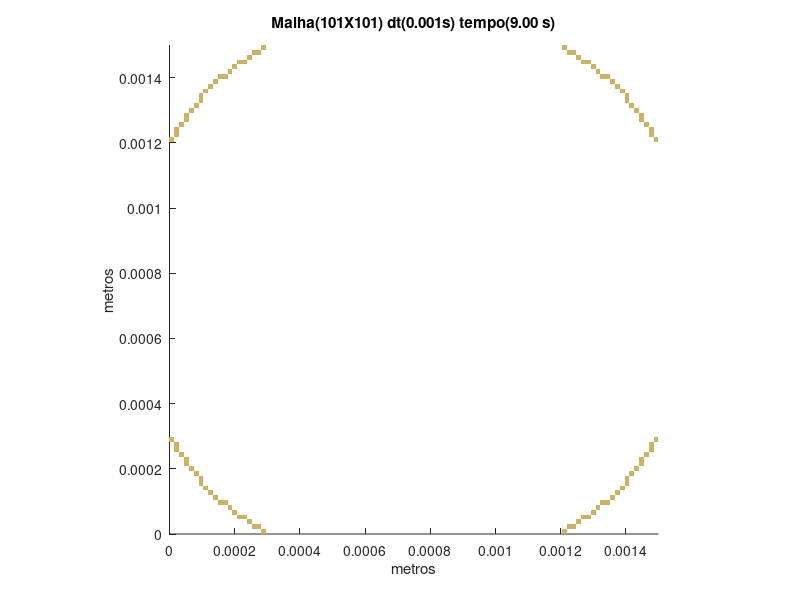

Reproduce this figure in MATLAB.
set (gca,'PlotBoxAspectRatio',[1 1 1],'Xlim',[0,0.0015],'Ylim',[0,0.0015])
hold on
title('Malha(101X101) dt(0.001s) tempo(9.00 s)')
hold on
ylabel('metros')
hold on
xlabel('metros')
hold on

fill([0.000282178217821782 0.000282178217821782 0.000297029702970297 0.000297029702970297],[0 1.48514851485149E-05 1.48514851485149E-05 0],[0.8,0.7,0.4],'LineStyle','none')

fill([0.0012029702970297 0.0012029702970297 0.00121782178217822 0.00121782178217822],[0 1.48514851485149E-05 1.48514851485149E-05 0],[0.8,0.7,0.4],'LineStyle','none')

fill([0.000252475247524752 0.000252475247524752 0.000267326732673267 0.000267326732673267],[1.48514851485149E-05 2.97029702970297E-05 2.97029702970297E-05 1.48514851485149E-05],[0.8,0.7,0.4],'LineStyle','none')

fill([0.000267326732673267 0.000267326732673267 0.000282178217821782 0.000282178217821782],[1.48514851485149E-05 2.97029702970297E-05 2.97029702970297E-05 1.48514851485149E-05],[0.8,0.7,0.4],'LineStyle','none')

fill([0.00121782178217822 0.00121782178217822 0.00123267326732673 0.00123267326732673],[1.48514851485149E-05 2.97029702970297E-05 2.97029702970297E-05 1.48514851485149E-05],[0.8,0.7,0.4],'LineStyle','none')

fill([0.00123267326732673 0.00123267326732673 0.00124752475247525 0.00124752475247525],[1.48514851485149E-05 2.97029702970297E-05 2.97029702970297E-05 1.48514851485149E-05],[0.8,0.7,0.4],'LineStyle','none')

fill([0.000237623762376238 0.000237623762376238 0.000252475247524752 0.000252475247524752],[2.97029702970297E-05 4.45544554455446E-05 4.45544554455446E-05 2.97029702970297E-05],[0.8,0.7,0.4],'LineStyle','none')

fill([0.00124752475247525 0.00124752475247525 0.00126237623762376 0.00126237623762376],[2.97029702970297E-05 4.45544554455446E-05 4.45544554455446E-05 2.97029702970297E-05],[0.8,0.7,0.4],'LineStyle','none')

fill([0.000207920792079208 0.000207920792079208 0.000222772277227723 0.000222772277227723],[4.45544554455446E-05 5.94059405940594E-05 5.94059405940594E-05 4.45544554455446E-05],[0.8,0.7,0.4],'LineStyle','none')

fill([0.000222772277227723 0.000222772277227723 0.000237623762376238 0.000237623762376238],[4.45544554455446E-05 5.94059405940594E-05 5.94059405940594E-05 4.45544554455446E-05],[0.8,0.7,0.4],'LineStyle','none')

fill([0.00126237623762376 0.00126237623762376 0.00127722772277228 0.00127722772277228],[4.45544554455446E-05 5.94059405940594E-05 5.94059405940594E-05 4.45544554455446E-05],[0.8,0.7,0.4],'LineStyle','none')

fill([0.00127722772277228 0.00127722772277228 0.00129207920792079 0.00129207920792079],[4.45544554455446E-05 5.94059405940594E-05 5.94059405940594E-05 4.45544554455446E-05],[0.8,0.7,0.4],'LineStyle','none')

fill([0.000193069306930693 0.000193069306930693 0.000207920792079208 0.000207920792079208],[5.94059405940594E-05 7.42574257425743E-05 7.42574257425743E-05 5.94059405940594E-05],[0.8,0.7,0.4],'LineStyle','none')

fill([0.00129207920792079 0.00129207920792079 0.00130693069306931 0.00130693069306931],[5.94059405940594E-05 7.42574257425743E-05 7.42574257425743E-05 5.94059405940594E-05],[0.8,0.7,0.4],'LineStyle','none')

fill([0.000178217821782178 0.000178217821782178 0.000193069306930693 0.000193069306930693],[7.42574257425743E-05 8.91089108910891E-05 8.91089108910891E-05 7.42574257425743E-05],[0.8,0.7,0.4],'LineStyle','none')

fill([0.00130693069306931 0.00130693069306931 0.00132178217821782 0.00132178217821782],[7.42574257425743E-05 8.91089108910891E-05 8.91089108910891E-05 7.42574257425743E-05],[0.8,0.7,0.4],'LineStyle','none')

fill([0.000148514851485149 0.000148514851485149 0.000163366336633663 0.000163366336633663],[8.91089108910891E-05 0.000103960396039604 0.000103960396039604 8.91089108910891E-05],[0.8,0.7,0.4],'LineStyle','none')

fill([0.000163366336633663 0.000163366336633663 0.000178217821782178 0.000178217821782178],[8.91089108910891E-05 0.000103960396039604 0.000103960396039604 8.91089108910891E-05],[0.8,0.7,0.4],'LineStyle','none')

fill([0.00132178217821782 0.00132178217821782 0.00133663366336634 0.00133663366336634],[8.91089108910891E-05 0.000103960396039604 0.000103960396039604 8.91089108910891E-05],[0.8,0.7,0.4],'LineStyle','none')

fill([0.00133663366336634 0.00133663366336634 0.00135148514851485 0.00135148514851485],[8.91089108910891E-05 0.000103960396039604 0.000103960396039604 8.91089108910891E-05],[0.8,0.7,0.4],'LineStyle','none')

fill([0.000133663366336634 0.000133663366336634 0.000148514851485149 0.000148514851485149],[0.000103960396039604 0.000118811881188119 0.000118811881188119 0.000103960396039604],[0.8,0.7,0.4],'LineStyle','none')

fill([0.00135148514851485 0.00135148514851485 0.00136633663366337 0.00136633663366337],[0.000103960396039604 0.000118811881188119 0.000118811881188119 0.000103960396039604],[0.8,0.7,0.4],'LineStyle','none')

fill([0.000118811881188119 0.000118811881188119 0.000133663366336634 0.000133663366336634],[0.000118811881188119 0.000133663366336634 0.000133663366336634 0.000118811881188119],[0.8,0.7,0.4],'LineStyle','none')

fill([0.00136633663366337 0.00136633663366337 0.00138118811881188 0.00138118811881188],[0.000118811881188119 0.000133663366336634 0.000133663366336634 0.000118811881188119],[0.8,0.7,0.4],'LineStyle','none')

fill([0.000103960396039604 0.000103960396039604 0.000118811881188119 0.000118811881188119],[0.000133663366336634 0.000148514851485149 0.000148514851485149 0.000133663366336634],[0.8,0.7,0.4],'LineStyle','none')

fill([0.00138118811881188 0.00138118811881188 0.0013960396039604 0.0013960396039604],[0.000133663366336634 0.000148514851485149 0.000148514851485149 0.000133663366336634],[0.8,0.7,0.4],'LineStyle','none')

fill([8.91089108910891E-05 8.91089108910891E-05 0.000103960396039604 0.000103960396039604],[0.000148514851485149 0.000163366336633663 0.000163366336633663 0.000148514851485149],[0.8,0.7,0.4],'LineStyle','none')

fill([0.0013960396039604 0.0013960396039604 0.00141089108910891 0.00141089108910891],[0.000148514851485149 0.000163366336633663 0.000163366336633663 0.000148514851485149],[0.8,0.7,0.4],'LineStyle','none')

fill([8.91089108910891E-05 8.91089108910891E-05 0.000103960396039604 0.000103960396039604],[0.000163366336633663 0.000178217821782178 0.000178217821782178 0.000163366336633663],[0.8,0.7,0.4],'LineStyle','none')

fill([0.0013960396039604 0.0013960396039604 0.00141089108910891 0.00141089108910891],[0.000163366336633663 0.000178217821782178 0.000178217821782178 0.000163366336633663],[0.8,0.7,0.4],'LineStyle','none')

fill([7.42574257425743E-05 7.42574257425743E-05 8.91089108910891E-05 8.91089108910891E-05],[0.000178217821782178 0.000193069306930693 0.000193069306930693 0.000178217821782178],[0.8,0.7,0.4],'LineStyle','none')

fill([0.00141089108910891 0.00141089108910891 0.00142574257425743 0.00142574257425743],[0.000178217821782178 0.000193069306930693 0.000193069306930693 0.000178217821782178],[0.8,0.7,0.4],'LineStyle','none')

fill([5.94059405940594E-05 5.94059405940594E-05 7.42574257425743E-05 7.42574257425743E-05],[0.000193069306930693 0.000207920792079208 0.000207920792079208 0.000193069306930693],[0.8,0.7,0.4],'LineStyle','none')

fill([0.00142574257425743 0.00142574257425743 0.00144059405940594 0.00144059405940594],[0.000193069306930693 0.000207920792079208 0.000207920792079208 0.000193069306930693],[0.8,0.7,0.4],'LineStyle','none')

fill([4.45544554455446E-05 4.45544554455446E-05 5.94059405940594E-05 5.94059405940594E-05],[0.000207920792079208 0.000222772277227723 0.000222772277227723 0.000207920792079208],[0.8,0.7,0.4],'LineStyle','none')

fill([0.00144059405940594 0.00144059405940594 0.00145544554455446 0.00145544554455446],[0.000207920792079208 0.000222772277227723 0.000222772277227723 0.000207920792079208],[0.8,0.7,0.4],'LineStyle','none')

fill([4.45544554455446E-05 4.45544554455446E-05 5.94059405940594E-05 5.94059405940594E-05],[0.000222772277227723 0.000237623762376238 0.000237623762376238 0.000222772277227723],[0.8,0.7,0.4],'LineStyle','none')

fill([0.00144059405940594 0.00144059405940594 0.00145544554455446 0.00145544554455446],[0.000222772277227723 0.000237623762376238 0.000237623762376238 0.000222772277227723],[0.8,0.7,0.4],'LineStyle','none')

fill([2.97029702970297E-05 2.97029702970297E-05 4.45544554455446E-05 4.45544554455446E-05],[0.000237623762376238 0.000252475247524752 0.000252475247524752 0.000237623762376238],[0.8,0.7,0.4],'LineStyle','none')

fill([0.00145544554455446 0.00145544554455446 0.00147029702970297 0.00147029702970297],[0.000237623762376238 0.000252475247524752 0.000252475247524752 0.000237623762376238],[0.8,0.7,0.4],'LineStyle','none')

fill([1.48514851485149E-05 1.48514851485149E-05 2.97029702970297E-05 2.97029702970297E-05],[0.000252475247524752 0.000267326732673267 0.000267326732673267 0.000252475247524752],[0.8,0.7,0.4],'LineStyle','none')

fill([0.00147029702970297 0.00147029702970297 0.00148514851485149 0.00148514851485149],[0.000252475247524752 0.000267326732673267 0.000267326732673267 0.000252475247524752],[0.8,0.7,0.4],'LineStyle','none')

fill([1.48514851485149E-05 1.48514851485149E-05 2.97029702970297E-05 2.97029702970297E-05],[0.000267326732673267 0.000282178217821782 0.000282178217821782 0.000267326732673267],[0.8,0.7,0.4],'LineStyle','none')

fill([0.00147029702970297 0.00147029702970297 0.00148514851485149 0.00148514851485149],[0.000267326732673267 0.000282178217821782 0.000282178217821782 0.000267326732673267],[0.8,0.7,0.4],'LineStyle','none')

fill([0 0 1.48514851485149E-05 1.48514851485149E-05],[0.000282178217821782 0.000297029702970297 0.000297029702970297 0.000282178217821782],[0.8,0.7,0.4],'LineStyle','none')

fill([0.00148514851485149 0.00148514851485149 0.0015 0.0015],[0.000282178217821782 0.000297029702970297 0.000297029702970297 0.000282178217821782],[0.8,0.7,0.4],'LineStyle','none')

fill([0 0 1.48514851485149E-05 1.48514851485149E-05],[0.0012029702970297 0.00121782178217822 0.00121782178217822 0.0012029702970297],[0.8,0.7,0.4],'LineStyle','none')

fill([0.00148514851485149 0.00148514851485149 0.0015 0.0015],[0.0012029702970297 0.00121782178217822 0.00121782178217822 0.0012029702970297],[0.8,0.7,0.4],'LineStyle','none')

fill([1.48514851485149E-05 1.48514851485149E-05 2.97029702970297E-05 2.97029702970297E-05],[0.00121782178217822 0.00123267326732673 0.00123267326732673 0.00121782178217822],[0.8,0.7,0.4],'LineStyle','none')

fill([0.00147029702970297 0.00147029702970297 0.00148514851485149 0.00148514851485149],[0.00121782178217822 0.00123267326732673 0.00123267326732673 0.00121782178217822],[0.8,0.7,0.4],'LineStyle','none')

fill([1.48514851485149E-05 1.48514851485149E-05 2.97029702970297E-05 2.97029702970297E-05],[0.00123267326732673 0.00124752475247525 0.00124752475247525 0.00123267326732673],[0.8,0.7,0.4],'LineStyle','none')

fill([0.00147029702970297 0.00147029702970297 0.00148514851485149 0.00148514851485149],[0.00123267326732673 0.00124752475247525 0.00124752475247525 0.00123267326732673],[0.8,0.7,0.4],'LineStyle','none')

fill([2.97029702970297E-05 2.97029702970297E-05 4.45544554455446E-05 4.45544554455446E-05],[0.00124752475247525 0.00126237623762376 0.00126237623762376 0.00124752475247525],[0.8,0.7,0.4],'LineStyle','none')

fill([0.00145544554455446 0.00145544554455446 0.00147029702970297 0.00147029702970297],[0.00124752475247525 0.00126237623762376 0.00126237623762376 0.00124752475247525],[0.8,0.7,0.4],'LineStyle','none')

fill([4.45544554455446E-05 4.45544554455446E-05 5.94059405940594E-05 5.94059405940594E-05],[0.00126237623762376 0.00127722772277228 0.00127722772277228 0.00126237623762376],[0.8,0.7,0.4],'LineStyle','none')

fill([0.00144059405940594 0.00144059405940594 0.00145544554455446 0.00145544554455446],[0.00126237623762376 0.00127722772277228 0.00127722772277228 0.00126237623762376],[0.8,0.7,0.4],'LineStyle','none')

fill([4.45544554455446E-05 4.45544554455446E-05 5.94059405940594E-05 5.94059405940594E-05],[0.00127722772277228 0.00129207920792079 0.00129207920792079 0.00127722772277228],[0.8,0.7,0.4],'LineStyle','none')

fill([0.00144059405940594 0.00144059405940594 0.00145544554455446 0.00145544554455446],[0.00127722772277228 0.00129207920792079 0.00129207920792079 0.00127722772277228],[0.8,0.7,0.4],'LineStyle','none')

fill([5.94059405940594E-05 5.94059405940594E-05 7.42574257425743E-05 7.42574257425743E-05],[0.00129207920792079 0.00130693069306931 0.00130693069306931 0.00129207920792079],[0.8,0.7,0.4],'LineStyle','none')

fill([0.00142574257425743 0.00142574257425743 0.00144059405940594 0.00144059405940594],[0.00129207920792079 0.00130693069306931 0.00130693069306931 0.00129207920792079],[0.8,0.7,0.4],'LineStyle','none')

fill([7.42574257425743E-05 7.42574257425743E-05 8.91089108910891E-05 8.91089108910891E-05],[0.00130693069306931 0.00132178217821782 0.00132178217821782 0.00130693069306931],[0.8,0.7,0.4],'LineStyle','none')

fill([0.00141089108910891 0.00141089108910891 0.00142574257425743 0.00142574257425743],[0.00130693069306931 0.00132178217821782 0.00132178217821782 0.00130693069306931],[0.8,0.7,0.4],'LineStyle','none')

fill([8.91089108910891E-05 8.91089108910891E-05 0.000103960396039604 0.000103960396039604],[0.00132178217821782 0.00133663366336634 0.00133663366336634 0.00132178217821782],[0.8,0.7,0.4],'LineStyle','none')

fill([0.0013960396039604 0.0013960396039604 0.00141089108910891 0.00141089108910891],[0.00132178217821782 0.00133663366336634 0.00133663366336634 0.00132178217821782],[0.8,0.7,0.4],'LineStyle','none')

fill([8.91089108910891E-05 8.91089108910891E-05 0.000103960396039604 0.000103960396039604],[0.00133663366336634 0.00135148514851485 0.00135148514851485 0.00133663366336634],[0.8,0.7,0.4],'LineStyle','none')

fill([0.0013960396039604 0.0013960396039604 0.00141089108910891 0.00141089108910891],[0.00133663366336634 0.00135148514851485 0.00135148514851485 0.00133663366336634],[0.8,0.7,0.4],'LineStyle','none')

fill([0.000103960396039604 0.000103960396039604 0.000118811881188119 0.000118811881188119],[0.00135148514851485 0.00136633663366337 0.00136633663366337 0.00135148514851485],[0.8,0.7,0.4],'LineStyle','none')

fill([0.00138118811881188 0.00138118811881188 0.0013960396039604 0.0013960396039604],[0.00135148514851485 0.00136633663366337 0.00136633663366337 0.00135148514851485],[0.8,0.7,0.4],'LineStyle','none')

fill([0.000118811881188119 0.000118811881188119 0.000133663366336634 0.000133663366336634],[0.00136633663366337 0.00138118811881188 0.00138118811881188 0.00136633663366337],[0.8,0.7,0.4],'LineStyle','none')

fill([0.00136633663366337 0.00136633663366337 0.00138118811881188 0.00138118811881188],[0.00136633663366337 0.00138118811881188 0.00138118811881188 0.00136633663366337],[0.8,0.7,0.4],'LineStyle','none')

fill([0.000133663366336634 0.000133663366336634 0.000148514851485149 0.000148514851485149],[0.00138118811881188 0.0013960396039604 0.0013960396039604 0.00138118811881188],[0.8,0.7,0.4],'LineStyle','none')

fill([0.00135148514851485 0.00135148514851485 0.00136633663366337 0.00136633663366337],[0.00138118811881188 0.0013960396039604 0.0013960396039604 0.00138118811881188],[0.8,0.7,0.4],'LineStyle','none')

fill([0.000148514851485149 0.000148514851485149 0.000163366336633663 0.000163366336633663],[0.0013960396039604 0.00141089108910891 0.00141089108910891 0.0013960396039604],[0.8,0.7,0.4],'LineStyle','none')

fill([0.000163366336633663 0.000163366336633663 0.000178217821782178 0.000178217821782178],[0.0013960396039604 0.00141089108910891 0.00141089108910891 0.0013960396039604],[0.8,0.7,0.4],'LineStyle','none')

fill([0.00132178217821782 0.00132178217821782 0.00133663366336634 0.00133663366336634],[0.0013960396039604 0.00141089108910891 0.00141089108910891 0.0013960396039604],[0.8,0.7,0.4],'LineStyle','none')

fill([0.00133663366336634 0.00133663366336634 0.00135148514851485 0.00135148514851485],[0.0013960396039604 0.00141089108910891 0.00141089108910891 0.0013960396039604],[0.8,0.7,0.4],'LineStyle','none')

fill([0.000178217821782178 0.000178217821782178 0.000193069306930693 0.000193069306930693],[0.00141089108910891 0.00142574257425743 0.00142574257425743 0.00141089108910891],[0.8,0.7,0.4],'LineStyle','none')

fill([0.00130693069306931 0.00130693069306931 0.00132178217821782 0.00132178217821782],[0.00141089108910891 0.00142574257425743 0.00142574257425743 0.00141089108910891],[0.8,0.7,0.4],'LineStyle','none')

fill([0.000193069306930693 0.000193069306930693 0.000207920792079208 0.000207920792079208],[0.00142574257425743 0.00144059405940594 0.00144059405940594 0.00142574257425743],[0.8,0.7,0.4],'LineStyle','none')

fill([0.00129207920792079 0.00129207920792079 0.00130693069306931 0.00130693069306931],[0.00142574257425743 0.00144059405940594 0.00144059405940594 0.00142574257425743],[0.8,0.7,0.4],'LineStyle','none')

fill([0.000207920792079208 0.000207920792079208 0.000222772277227723 0.000222772277227723],[0.00144059405940594 0.00145544554455446 0.00145544554455446 0.00144059405940594],[0.8,0.7,0.4],'LineStyle','none')

fill([0.000222772277227723 0.000222772277227723 0.000237623762376238 0.000237623762376238],[0.00144059405940594 0.00145544554455446 0.00145544554455446 0.00144059405940594],[0.8,0.7,0.4],'LineStyle','none')

fill([0.00126237623762376 0.00126237623762376 0.00127722772277228 0.00127722772277228],[0.00144059405940594 0.00145544554455446 0.00145544554455446 0.00144059405940594],[0.8,0.7,0.4],'LineStyle','none')

fill([0.00127722772277228 0.00127722772277228 0.00129207920792079 0.00129207920792079],[0.00144059405940594 0.00145544554455446 0.00145544554455446 0.00144059405940594],[0.8,0.7,0.4],'LineStyle','none')

fill([0.000237623762376238 0.000237623762376238 0.000252475247524752 0.000252475247524752],[0.00145544554455446 0.00147029702970297 0.00147029702970297 0.00145544554455446],[0.8,0.7,0.4],'LineStyle','none')

fill([0.00124752475247525 0.00124752475247525 0.00126237623762376 0.00126237623762376],[0.00145544554455446 0.00147029702970297 0.00147029702970297 0.00145544554455446],[0.8,0.7,0.4],'LineStyle','none')

fill([0.000252475247524752 0.000252475247524752 0.000267326732673267 0.000267326732673267],[0.00147029702970297 0.00148514851485149 0.00148514851485149 0.00147029702970297],[0.8,0.7,0.4],'LineStyle','none')

fill([0.000267326732673267 0.000267326732673267 0.000282178217821782 0.000282178217821782],[0.00147029702970297 0.00148514851485149 0.00148514851485149 0.00147029702970297],[0.8,0.7,0.4],'LineStyle','none')

fill([0.00121782178217822 0.00121782178217822 0.00123267326732673 0.00123267326732673],[0.00147029702970297 0.00148514851485149 0.00148514851485149 0.00147029702970297],[0.8,0.7,0.4],'LineStyle','none')

fill([0.00123267326732673 0.00123267326732673 0.00124752475247525 0.00124752475247525],[0.00147029702970297 0.00148514851485149 0.00148514851485149 0.00147029702970297],[0.8,0.7,0.4],'LineStyle','none')

fill([0.000282178217821782 0.000282178217821782 0.000297029702970297 0.000297029702970297],[0.00148514851485149 0.0015 0.0015 0.00148514851485149],[0.8,0.7,0.4],'LineStyle','none')

fill([0.0012029702970297 0.0012029702970297 0.00121782178217822 0.00121782178217822],[0.00148514851485149 0.0015 0.0015 0.00148514851485149],[0.8,0.7,0.4],'LineStyle','none')
